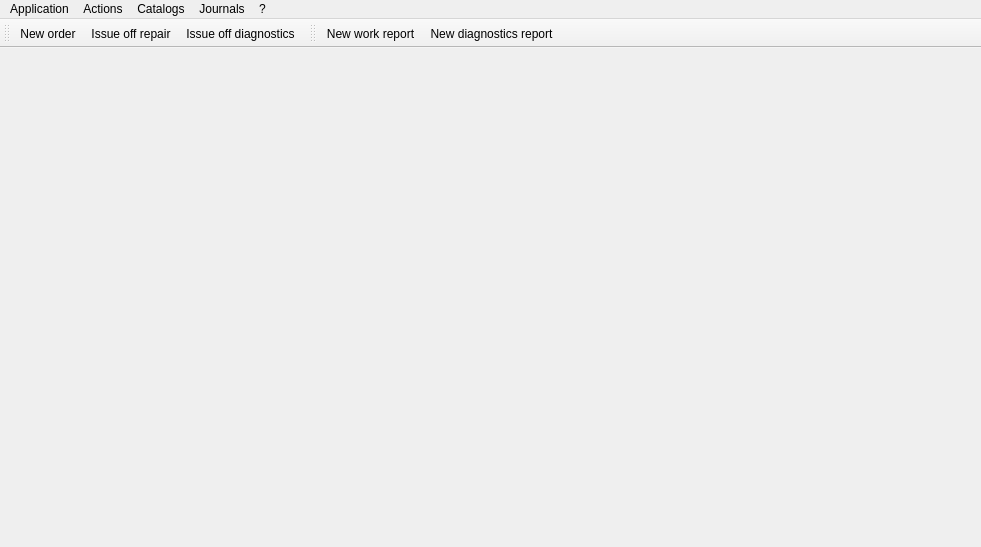
<?xml version="1.0" encoding="UTF-8"?>
<ui version="4.0">
 <class>MainWindow</class>
 <widget class="QMainWindow" name="MainWindow">
  <property name="geometry">
   <rect>
    <x>0</x>
    <y>0</y>
    <width>981</width>
    <height>547</height>
   </rect>
  </property>
  <property name="windowTitle">
   <string>RepairCenter</string>
  </property>
  <property name="windowIcon">
   <iconset>
    <normalon>:/icons/icons/hammer.png</normalon>
   </iconset>
  </property>
  <widget class="QWidget" name="centralWidget">
   <layout class="QGridLayout" name="gridLayout">
    <property name="leftMargin">
     <number>5</number>
    </property>
    <property name="topMargin">
     <number>3</number>
    </property>
    <property name="rightMargin">
     <number>5</number>
    </property>
    <property name="bottomMargin">
     <number>5</number>
    </property>
    <property name="spacing">
     <number>3</number>
    </property>
   </layout>
  </widget>
  <widget class="QMenuBar" name="menuBar">
   <property name="geometry">
    <rect>
     <x>0</x>
     <y>0</y>
     <width>981</width>
     <height>27</height>
    </rect>
   </property>
   <widget class="QMenu" name="app">
    <property name="title">
     <string>Application</string>
    </property>
    <addaction name="mInit"/>
    <addaction name="separator"/>
    <addaction name="mSettings"/>
    <addaction name="separator"/>
    <addaction name="exit"/>
   </widget>
   <widget class="QMenu" name="actions">
    <property name="title">
     <string>Actions</string>
    </property>
    <addaction name="mNewOrder"/>
    <addaction name="mGiveOrder"/>
    <addaction name="mGiveOrderDiag"/>
    <addaction name="separator"/>
    <addaction name="mNewWorkReport"/>
    <addaction name="mNewDiagReport"/>
    <addaction name="mNewPartsRequest"/>
    <addaction name="separator"/>
    <addaction name="mPrintHWDocs"/>
    <addaction name="mPaySalaries"/>
   </widget>
   <widget class="QMenu" name="help">
    <property name="title">
     <string>?</string>
    </property>
    <addaction name="separator"/>
    <addaction name="mHelp"/>
    <addaction name="mAbout"/>
    <addaction name="mAboutQt"/>
   </widget>
   <widget class="QMenu" name="catalogs">
    <property name="title">
     <string>Catalogs</string>
    </property>
    <addaction name="mCustomers"/>
    <addaction name="mSuppliers"/>
    <addaction name="mEmployees"/>
    <addaction name="separator"/>
    <addaction name="mSpares"/>
    <addaction name="mSpareTypes"/>
    <addaction name="separator"/>
    <addaction name="mWorkTypes"/>
    <addaction name="mProductTypes"/>
   </widget>
   <widget class="QMenu" name="journals">
    <property name="title">
     <string>Journals</string>
    </property>
    <addaction name="mJrnWorkReports"/>
    <addaction name="mJrnDiagReports"/>
   </widget>
   <addaction name="app"/>
   <addaction name="actions"/>
   <addaction name="catalogs"/>
   <addaction name="journals"/>
   <addaction name="help"/>
  </widget>
  <widget class="QToolBar" name="acceptorToolBar">
   <property name="enabled">
    <bool>true</bool>
   </property>
   <attribute name="toolBarArea">
    <enum>TopToolBarArea</enum>
   </attribute>
   <attribute name="toolBarBreak">
    <bool>false</bool>
   </attribute>
   <addaction name="mNewOrder"/>
   <addaction name="mGiveOrder"/>
   <addaction name="mGiveOrderDiag"/>
  </widget>
  <widget class="QToolBar" name="masterToolBar">
   <property name="windowTitle">
    <string>toolBar</string>
   </property>
   <attribute name="toolBarArea">
    <enum>TopToolBarArea</enum>
   </attribute>
   <attribute name="toolBarBreak">
    <bool>false</bool>
   </attribute>
   <addaction name="mNewWorkReport"/>
   <addaction name="mNewDiagReport"/>
  </widget>
  <action name="exit">
   <property name="icon">
    <iconset>
     <normalon>:/icons/icons/door_out.png</normalon>
    </iconset>
   </property>
   <property name="text">
    <string>Exit</string>
   </property>
   <property name="shortcut">
    <string>Ctrl+Q</string>
   </property>
   <property name="shortcutContext">
    <enum>Qt::ApplicationShortcut</enum>
   </property>
  </action>
  <action name="mNewOrder">
   <property name="checkable">
    <bool>false</bool>
   </property>
   <property name="enabled">
    <bool>true</bool>
   </property>
   <property name="icon">
    <iconset>
     <normalon>:/icons/icons/page_add.png</normalon>
    </iconset>
   </property>
   <property name="text">
    <string>New order</string>
   </property>
   <property name="shortcut">
    <string>Ctrl+N</string>
   </property>
  </action>
  <action name="mAbout">
   <property name="enabled">
    <bool>true</bool>
   </property>
   <property name="text">
    <string>About RepairCenter</string>
   </property>
  </action>
  <action name="mSettings">
   <property name="enabled">
    <bool>true</bool>
   </property>
   <property name="icon">
    <iconset resource="Icons.qrc">
     <normaloff>:/icons/icons/setting_tools.png</normaloff>
     <normalon>:/icons/icons/database_connect.png</normalon>:/icons/icons/setting_tools.png</iconset>
   </property>
   <property name="text">
    <string>Settings</string>
   </property>
  </action>
  <action name="mEmployees">
   <property name="icon">
    <iconset resource="Icons.qrc">
     <normaloff>:/icons/icons/group.png</normaloff>
     <normalon>:/icons/icons/user_edit.png</normalon>:/icons/icons/group.png</iconset>
   </property>
   <property name="text">
    <string>Employees</string>
   </property>
  </action>
  <action name="mProductTypes">
   <property name="icon">
    <iconset resource="Icons.qrc">
     <normaloff>:/icons/icons/laptop.png</normaloff>:/icons/icons/laptop.png</iconset>
   </property>
   <property name="text">
    <string>Product types</string>
   </property>
  </action>
  <action name="mInit">
   <property name="icon">
    <iconset resource="Icons.qrc">
     <normaloff>:/icons/icons/update.png</normaloff>:/icons/icons/update.png</iconset>
   </property>
   <property name="text">
    <string>Reconnect</string>
   </property>
   <property name="toolTip">
    <string>&lt;html&gt;&lt;head/&gt;&lt;body&gt;&lt;p&gt;Reconnect to database&lt;/p&gt;&lt;/body&gt;&lt;/html&gt;</string>
   </property>
  </action>
  <action name="mCustomers">
   <property name="icon">
    <iconset resource="Icons.qrc">
     <normaloff>:/icons/icons/vcard.png</normaloff>
     <normalon>:/icons/icons/client_account_template.png</normalon>:/icons/icons/vcard.png</iconset>
   </property>
   <property name="text">
    <string>Customers</string>
   </property>
  </action>
  <action name="mSpares">
   <property name="icon">
    <iconset resource="Icons.qrc">
     <normaloff>:/icons/icons/brick.png</normaloff>
     <normalon>:/icons/icons/brick_edit.png</normalon>:/icons/icons/brick.png</iconset>
   </property>
   <property name="text">
    <string>Spare parts</string>
   </property>
  </action>
  <action name="mSpareTypes">
   <property name="icon">
    <iconset>
     <normalon>:/icons/icons/bricks.png</normalon>
    </iconset>
   </property>
   <property name="text">
    <string>Spare part types</string>
   </property>
   <property name="toolTip">
    <string>Spare part types</string>
   </property>
  </action>
  <action name="mWorkTypes">
   <property name="icon">
    <iconset resource="Icons.qrc">
     <normaloff>:/icons/icons/hammer.png</normaloff>:/icons/icons/hammer.png</iconset>
   </property>
   <property name="text">
    <string>Works</string>
   </property>
  </action>
  <action name="mJrnWorkReports">
   <property name="icon">
    <iconset resource="Icons.qrc">
     <normaloff>:/icons/icons/reports_hammer.png</normaloff>:/icons/icons/reports_hammer.png</iconset>
   </property>
   <property name="text">
    <string>Work reports</string>
   </property>
  </action>
  <action name="mJrnDiagReports">
   <property name="enabled">
    <bool>true</bool>
   </property>
   <property name="icon">
    <iconset resource="Icons.qrc">
     <normaloff>:/icons/icons/reports_magnify.png</normaloff>:/icons/icons/reports_magnify.png</iconset>
   </property>
   <property name="text">
    <string>Diagnostics reports</string>
   </property>
  </action>
  <action name="mNewWorkReport">
   <property name="icon">
    <iconset resource="Icons.qrc">
     <normaloff>:/icons/icons/report_hammer_add.png</normaloff>:/icons/icons/report_hammer_add.png</iconset>
   </property>
   <property name="text">
    <string>New work report</string>
   </property>
   <property name="shortcut">
    <string>Shift+W</string>
   </property>
  </action>
  <action name="mNewDiagReport">
   <property name="enabled">
    <bool>true</bool>
   </property>
   <property name="icon">
    <iconset resource="Icons.qrc">
     <normaloff>:/icons/icons/report_magnify_add.png</normaloff>:/icons/icons/report_magnify_add.png</iconset>
   </property>
   <property name="text">
    <string>New diagnostics report</string>
   </property>
   <property name="shortcut">
    <string>Shift+D</string>
   </property>
  </action>
  <action name="mGiveOrder">
   <property name="icon">
    <iconset resource="Icons.qrc">
     <normaloff>:/icons/icons/page_hammer_go.png</normaloff>:/icons/icons/page_hammer_go.png</iconset>
   </property>
   <property name="text">
    <string>Issue off repair</string>
   </property>
   <property name="shortcut">
    <string>Ctrl+G</string>
   </property>
  </action>
  <action name="mGiveOrderDiag">
   <property name="icon">
    <iconset resource="Icons.qrc">
     <normaloff>:/icons/icons/page_magnify_go.png</normaloff>:/icons/icons/page_magnify_go.png</iconset>
   </property>
   <property name="text">
    <string>Issue off diagnostics</string>
   </property>
   <property name="shortcut">
    <string>Ctrl+D</string>
   </property>
  </action>
  <action name="mHelp">
   <property name="icon">
    <iconset resource="Icons.qrc">
     <normaloff>:/icons/icons/help.png</normaloff>:/icons/icons/help.png</iconset>
   </property>
   <property name="text">
    <string>Help</string>
   </property>
  </action>
  <action name="mPrintHWDocs">
   <property name="icon">
    <iconset resource="Icons.qrc">
     <normaloff>:/icons/icons/printer.png</normaloff>:/icons/icons/printer.png</iconset>
   </property>
   <property name="text">
    <string>Print handwritten documents</string>
   </property>
  </action>
  <action name="mAboutQt">
   <property name="text">
    <string>About Qt</string>
   </property>
  </action>
  <action name="mPaySalaries">
   <property name="icon">
    <iconset resource="Icons.qrc">
     <normaloff>:/icons/icons/money_in_envelope.png</normaloff>:/icons/icons/money_in_envelope.png</iconset>
   </property>
   <property name="text">
    <string>Pay salary</string>
   </property>
  </action>
  <action name="mSuppliers">
   <property name="icon">
    <iconset resource="Icons.qrc">
     <normaloff>:/icons/icons/lorry.png</normaloff>:/icons/icons/lorry.png</iconset>
   </property>
   <property name="text">
    <string>Suppliers</string>
   </property>
  </action>
  <action name="mNewPartsRequest">
   <property name="text">
    <string>New parts request</string>
   </property>
  </action>
 </widget>
 <layoutdefault spacing="6" margin="11"/>
 <resources>
  <include location="Icons.qrc"/>
 </resources>
 <connections/>
</ui>
